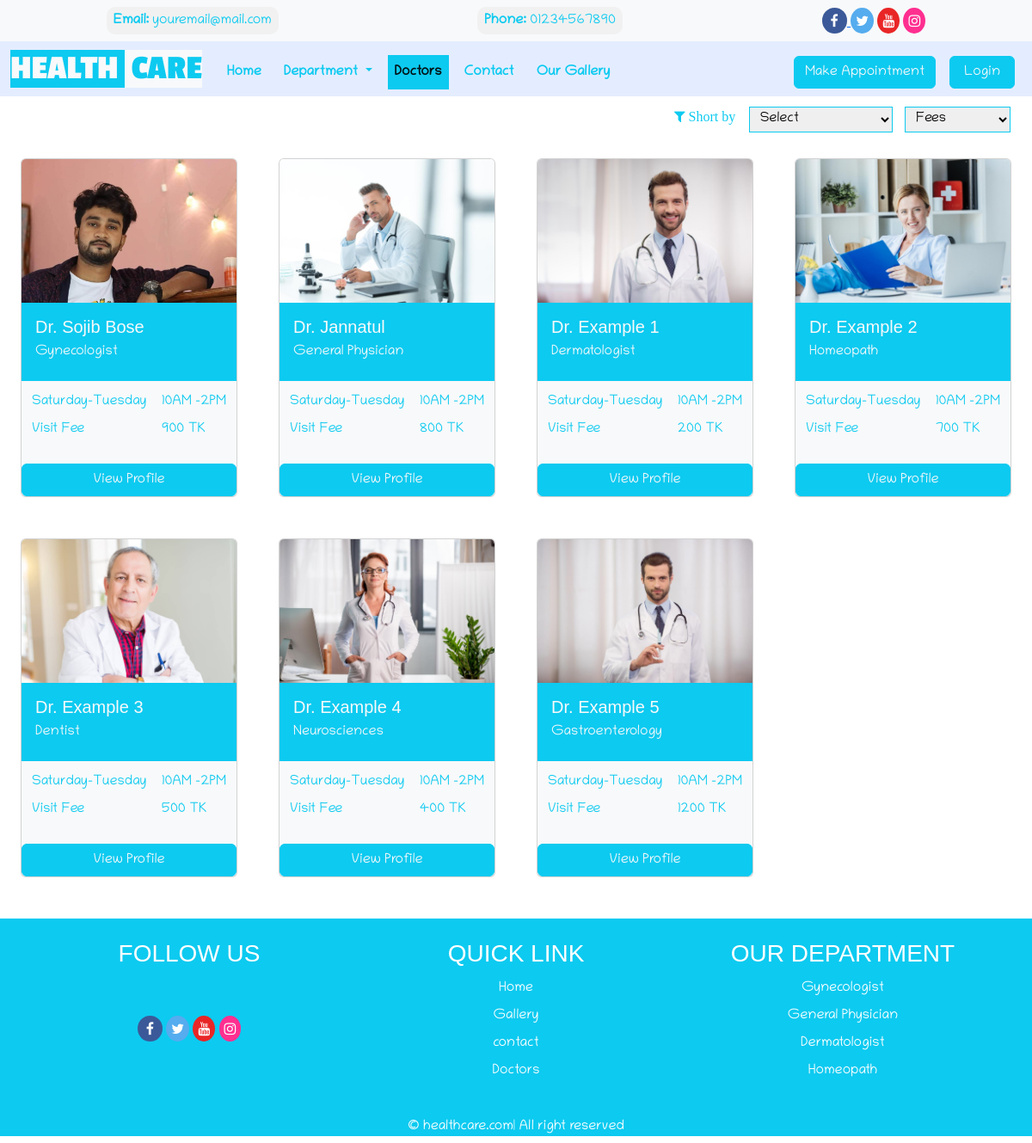
The app's page /doctors.php with its own data.
### tables this page shows
CREATE TABLE `doctors` (
  `id` int(11) NOT NULL,
  `specilization` int(11) DEFAULT NULL,
  `doctorName` varchar(255) DEFAULT NULL,
  `address` longtext DEFAULT NULL,
  `docFees` int(11) DEFAULT NULL,
  `contactno` bigint(11) DEFAULT NULL,
  `docEmail` varchar(255) DEFAULT NULL,
  `password` varchar(255) DEFAULT NULL,
  `pp` varchar(100) DEFAULT 'demo.jpg',
  `qual` varchar(300) DEFAULT NULL,
  `about` longtext DEFAULT NULL,
  `creationDate` timestamp NULL DEFAULT current_timestamp(),
  `updationDate` timestamp NULL DEFAULT NULL ON UPDATE current_timestamp()
);

CREATE TABLE `doctorspecilization` (
  `id` int(11) NOT NULL,
  `specilization` varchar(255) DEFAULT NULL,
  `fee` int(11) DEFAULT NULL,
  `dis` longtext DEFAULT NULL,
  `img` varchar(100) DEFAULT NULL,
  `creationDate` timestamp NULL DEFAULT current_timestamp(),
  `updationDate` timestamp NULL DEFAULT NULL ON UPDATE current_timestamp()
);

### doctors.php (the view, shortened to what this page needs)
<?php include "header.php"; ?>
<div class="filter">
    <div class="bar position-relative p-2">
        <div class="filter_doctor">
            <i class="fa fa-filter text-info"> Short by</i>
            <select class="filter_dep">
                <option selected disabled value="0">Select</option>
            </select>
            <select class="fil_doc_fee">
                <option selected disabled value="0">Fees</option>
            </select>
        </div>
    </div>
</div>
<section id='doctors'>
    <?php
    $get_doc = mysqli_query($con, "select * from doctors");
    $num = mysqli_num_rows($get_doc);
    if ($num > 0) {
    ?>
        <div class="row g-5 m-0 mt-2 ">
            <?php
            while ($row = mysqli_fetch_assoc($get_doc)) {
                $docid = $row['specilization'];
                $get_dep = mysqli_query($con, "select * from doctorspecilization where id = $docid");
                $num2 = mysqli_fetch_assoc($get_dep);
                $dep = $num2['specilization'];
                echo '<div class="col-lg-3 col-md-4">
                <div class="card doc_pp">
                    <img src="img/doc/' . $row['pp'] . '" class="card-img-top img-fluid " alt="' . $row['doctorName'] . '">
                    <div class="card-body bg-info text-light">
                        <h5 class="card-title hf">Dr. ' . $row['doctorName'] . '</h5>
                        <h6 class="card-title">' . $dep . '</h6>
                    </div>
                    <div class="card-body bg-light text-info p-2">
                        <div class="d-flex list-unstyled justify-content-between">
                            <ul class="list-unstyled">
                                <li class="p-1">Saturday-Tuesday</li>
                                <li class="p-1">Visit Fee</li>
                            </ul>
                            <ul class="list-unstyled">
                                <li class="p-1">10AM -2PM</li>
                                <li class="p-1">' . $row['docFees'] . ' TK</li>
                            </ul>
                        </div>
                    </div>
                    <a href="doctor.php?id=' . $row['id'] . '" class="btn btn-info text-light">View Profile</a>
                </div>
            </div>';
            }
            ?>
        </div>
    <?php } else {
        echo '<h2 class="text-center text-danger"> NO doctor found !</h2>';
    } ?>
</section>
<?php include "footer.php" ?>

### footer.php (shortened to what this page needs)
<section id="footer" class="mt-5 bg-info text-center text-white">
    <div class="container ">
        <div class="row ">
            <div class="col-md-4 pt-lg-4">
                <h3 class="text-uppercase hf ">Follow us</h3>
                <div class="d-flex justify-content-center align-items-center">
                    <div class=" pt-lg-5">
                        <a href="">
                            <i class="fa fa-facebook"></i>
                        </a>
                        <a href=""> <i class="fa fa-twitter"></i></a>
                        <a href=""><i class="fa fa-youtube"></i></a>
                        <a href=""><i class="fa fa-instagram"></i></a>
                    </div>
                </div>
            </div>
            <div class="col-md-4 p-4">
                <H3 class="text-uppercase hf ">QUICK LINK</H3>
                <div>
                    <ul class="list-unstyled">
                        <li> <a href="index.php">Home</a></li>
                        <li> <a href="gallery.php">Gallery</a></li>
                        <li> <a href="contact.php">contact</a></li>
                        <li> <a href="doctors.php">Doctors</a></li>
                    </ul>
                </div>
            </div>
            <div class="col-md-4 pt-lg-4">
                <H3 class="text-uppercase hf ">Our Department</H3>
                <div>
                    <ul class="list-unstyled">
                        <?php $get_dep = mysqli_query($con, "select * from doctorspecilization limit 4");
                        while ($row = mysqli_fetch_assoc($get_dep)) {
                            echo '<li><a href="depertment.php?id=' . $row['id'] . '">' . $row['specilization'] . '</a></li>';
                        } ?>
                    </ul>
                </div>
            </div>
        </div>
    </div>
    <div class="copy">
        <h6>© healthcare.com| All right reserved</h6>
    </div>
</section>

### css/style.css (style rules this page uses)
* { margin: 0; padding: 0; box-sizing: border-box; }
body { font-family: main_font !important; }
.hf { font-family: Verdana, Geneva, Tahoma, sans-serif; font-weight: 400; }
.fa { padding: 7px 6px; text-align: center; text-decoration: none; cursor: pointer; border-radius: 50%; }
.fa-facebook { padding-left: 10px; padding-right: 10px; background: #3B5998; color: white; }
.fa-twitter { background: #55ACEE; color: white; }
.fa-youtube { background: #e92626; color: white; }
.fa-instagram { background-color: rgb(255, 47, 144); color: white; }
#footer a { list-style-type: none; text-decoration: none; color: white; }
#footer li { padding: 4px; }
.filter_doctor { position: absolute; right: 20px; }
.filter_doctor select { margin: 0 5px; padding: 4px 8px; outline: #0dcaf0; border: 1px solid #0dcaf0; }
:root { --color-bg: #eaeaea; --color-loader: #0dcaf0; --loader-size: 100px; --loader-speed: 500ms; }

### records on screen
doctors: pp (picture), doctorName "Sojib Bose", doctorspecilization.specilization "Gynecologist", docFees "900"
doctors: pp (picture), doctorName "Jannatul", doctorspecilization.specilization "General Physician", docFees "800"
doctors: pp (picture), doctorName "Example 1", doctorspecilization.specilization "Dermatologist", docFees "200"
doctors: pp (picture), doctorName "Example 2", doctorspecilization.specilization "Homeopath", docFees "700"
doctors: pp (picture), doctorName "Example 3", doctorspecilization.specilization "Dentist", docFees "500"
doctors: pp (picture), doctorName "Example 4", doctorspecilization.specilization "Neurosciences", docFees "400"
doctors: pp (picture), doctorName "Example 5", doctorspecilization.specilization "Gastroenterology", docFees "1200"
doctorspecilization: specilization "Gynecologist"
doctorspecilization: specilization "General Physician"
doctorspecilization: specilization "Dermatologist"
doctorspecilization: specilization "Homeopath"
